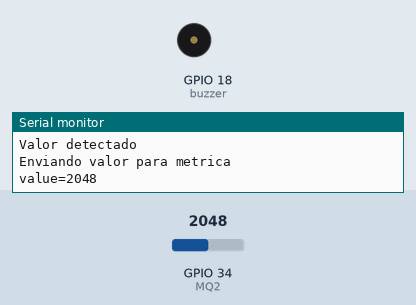
This sketch was run on a simulated ESP32. On the bench: buzzer (waves = sounding, pin HIGH), the last lines printed to the serial monitor. Inputs (shaded band) come from the test bench; at power-on: GPIO 34 (MQ2) = 2048. WiFi joins after 1.5 s; servers stay silent unless stated; uploads are accepted with an empty reply.

Above: at 2.8 s.
2.9 s: GPIO 34 (MQ2) set to 642
4.8 s: GPIO 34 (MQ2) set to 569
At 6.7 s:
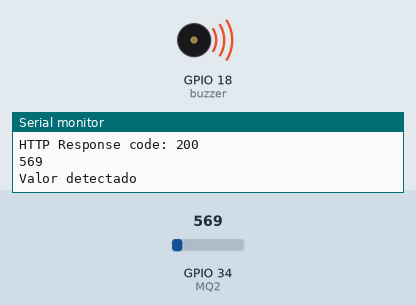
7.0 s: GPIO 34 (MQ2) set to 640
At 8.2 s:
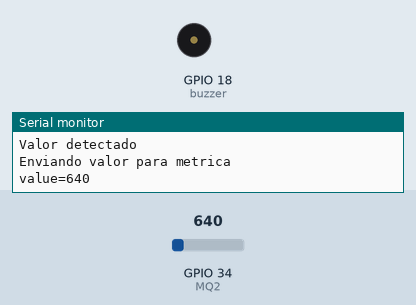
8.8 s: GPIO 34 (MQ2) set to 560
At 9.5 s:
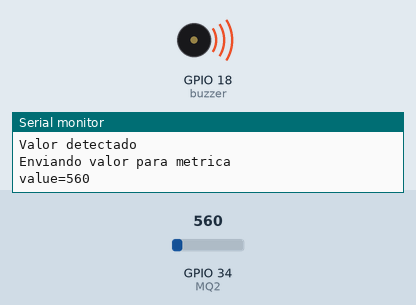
Timing chart, 0 to 11.6 s (numbered marks = the images above; inputs shaded):
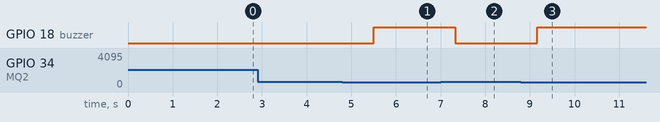

The sketch:

detec__o.ino
```cpp
#include <WiFi.h>
#include <HTTPClient.h>

const char* ssid = "Moto";
const char* password = "12345678";
const char* serverName = "https://vazou-api.herokuapp.com/metrics";
#define MQ2 34
#define buzzer 18
int sensorValue = 0;


void setup() {
  Serial.begin(9600);

  WiFi.begin(ssid, password);
  Serial.println("Connecting");
  while (WiFi.status() != WL_CONNECTED) {
    delay(500);
    Serial.print(".");
  }
  Serial.println("");
  Serial.print("Connected to WiFi network with IP Address: ");
  Serial.println(WiFi.localIP());
  pinMode(MQ2, INPUT);
  pinMode(buzzer, OUTPUT);

  Serial.println("Timer set to 5 seconds (timerDelay variable), it will take 5 seconds before publishing the first reading.");
}

void loop() {
  sensorValue = analogRead(MQ2);
  Serial.println(sensorValue);
  if (sensorValue != 4095) {
    Serial.println("Valor detectado");

    if (WiFi.status() == WL_CONNECTED) {

      if (sensorValue < 600) {
        delay(200);
        digitalWrite(buzzer, HIGH);
        delay(200);
      } else {
        delay(200);
        digitalWrite(buzzer, LOW);
        delay(200);
      }

      HTTPClient http;

      http.begin(serverName);
      Serial.println("Enviando valor para metrica");

      http.addHeader("Content-Type", "application/x-www-form-urlencoded");
      String value = "value=";
      String httpRequestData = value + sensorValue;
      Serial.println(httpRequestData);
      int httpResponseCode = http.POST(httpRequestData);

      if (httpResponseCode > 0) {
        Serial.print("HTTP Response code: ");
        Serial.println(httpResponseCode);
        String payload = http.getString();
        Serial.println(payload);
      }
      else {
        Serial.print("Error code: ");
        Serial.println(httpResponseCode);
      }

      Serial.print("HTTP Response code: ");
      Serial.println(httpResponseCode);

      http.end();
    }
    else {
      Serial.println("WiFi Disconnected");
    }
  }
}
```

Measured:
- the behaviour switches between 600 and 599 on GPIO 34 (MQ2) (found by bisection; images 0 and 1)
- after the input at 4.8 s, GPIO 18 (buzzer): LOW → HIGH after 0.70 s
- after the input at 7.0 s, GPIO 18 (buzzer): HIGH → LOW after 0.33 s
- after the input at 8.8 s, GPIO 18 (buzzer): LOW → HIGH after 0.36 s
